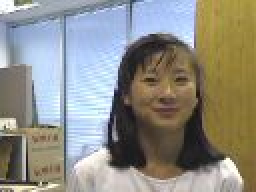
#> input picture lukas_kanade/data/Girl/img/0006.jpg, 128 x 96 px (shown 2 times larger); its folder holds only this picture in this run
$ python template_matching.py
#> lines starting #> are read from the running program, lines starting #| are printed output that depends on the picture
### lukas_kanade/utils.py
import cv2


def select_ROI(frame):
    roi = cv2.selectROI(frame)
    cv2.waitKey(1)
    cv2.destroyAllWindows()
    return roi


# [39 lines left out: functions plot_image, get_crop_by_coords, visualize_bbox, read_bgr_image, not called in this run]

### lukas_kanade/template_matching.py
import os
import cv2

import numpy as np

from lukas_kanade.utils import *


# [53 lines left out: functions ssd_match, ncc_match, sad_match, not called in this run]


if __name__ == '__main__':
    path_to_dataset = 'data/Girl/img'
    images_names = sorted(os.listdir(path_to_dataset))
    print(images_names)

    for i, image_name in enumerate(images_names):

        image_path = os.path.join(path_to_dataset, image_name)

        image_bw = cv2.imread(image_path, 0)
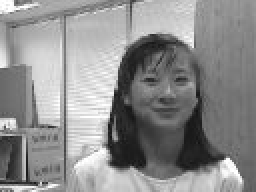
#> image_bw: shape (96, 128) (shown 2 times larger); min 18, max 255, mean 141.3
        # plot_image(image)

        if i == 0:
#> (the run stopped early here; a loop or call above may not have finished)

$ run again, on lukas_kanade/data/Girl/img/0033.jpg
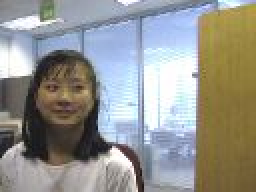
#> input picture lukas_kanade/data/Girl/img/0033.jpg, 128 x 96 px (shown 2 times larger)
#> `image_bw = cv2.imread(image_path, 0)`:
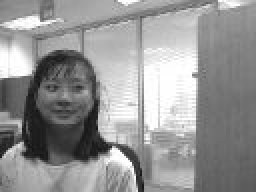
#> image_bw: shape (96, 128) (shown 2 times larger); min 18, max 255, mean 148.7

$ run again, on lukas_kanade/data/Girl/img/0036.jpg
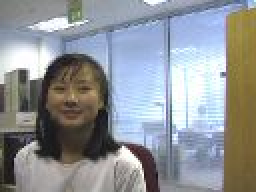
#> input picture lukas_kanade/data/Girl/img/0036.jpg, 128 x 96 px (shown 2 times larger)
#> `image_bw = cv2.imread(image_path, 0)`:
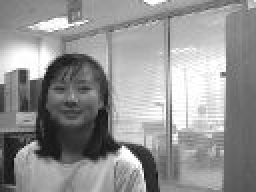
#> image_bw: shape (96, 128) (shown 2 times larger); min 15, max 255, mean 147.6

$ run again, on lukas_kanade/data/Girl/img/0040.jpg
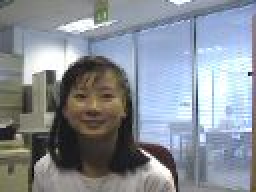
#> input picture lukas_kanade/data/Girl/img/0040.jpg, 128 x 96 px (shown 2 times larger)
#> `image_bw = cv2.imread(image_path, 0)`:
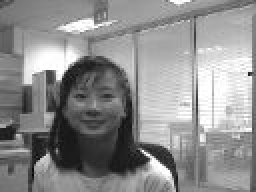
#> image_bw: shape (96, 128) (shown 2 times larger); min 0, max 255, mean 141.7

$ run again, on lukas_kanade/data/Girl/img/0017.jpg
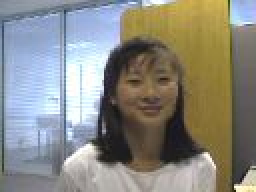
#> input picture lukas_kanade/data/Girl/img/0017.jpg, 128 x 96 px (shown 2 times larger)
#> `image_bw = cv2.imread(image_path, 0)`:
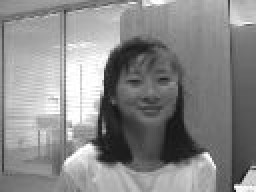
#> image_bw: shape (96, 128) (shown 2 times larger); min 20, max 255, mean 137.2
